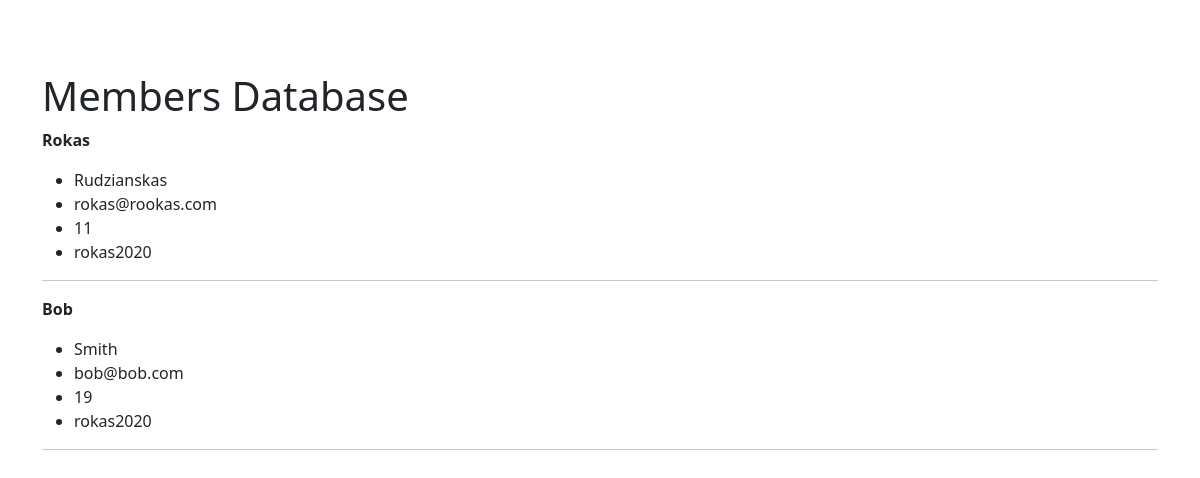
/, run on an earlier commit of the app's database.
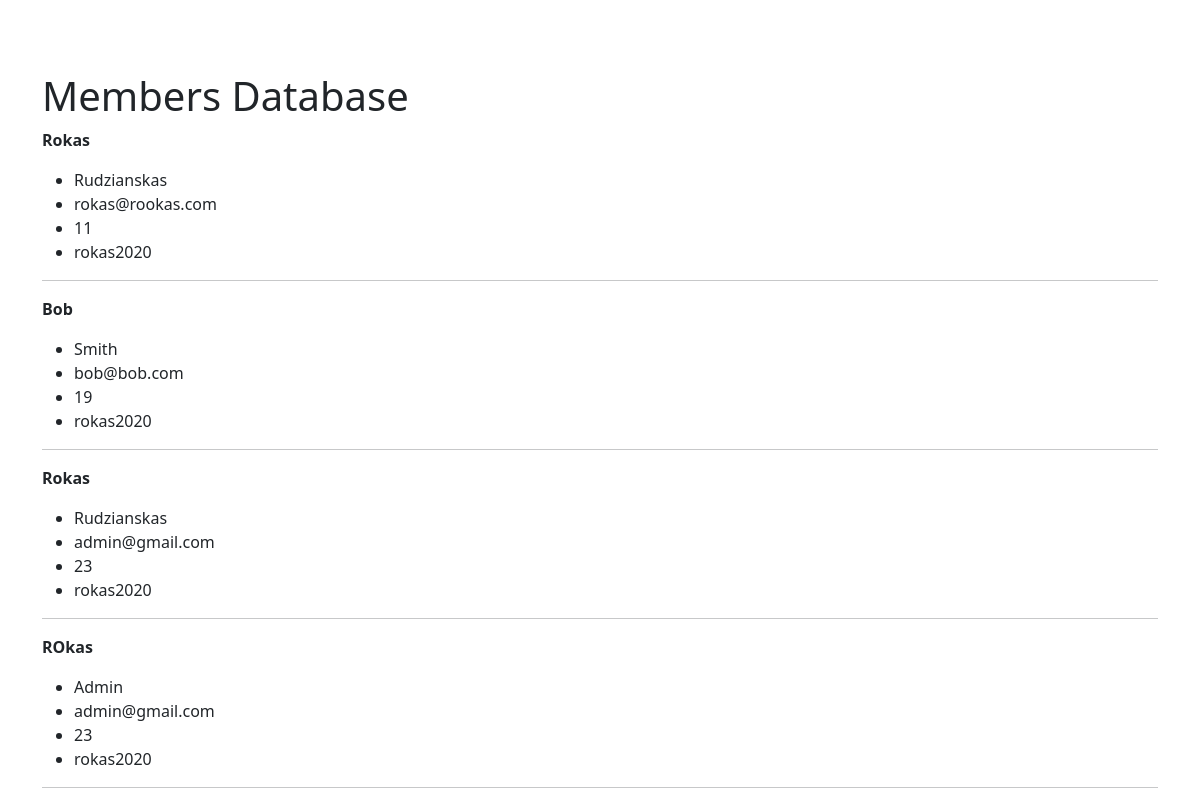
And on a later commit of the database.
### website/models.py (models this page shows, shortened)
class Member(models.Model):
    fname = models.CharField(max_length=50)
    lname = models.CharField(max_length=100)
    email = models.EmailField(max_length=200)
    passwd = models.CharField(max_length=50)
    age = models.IntegerField()

### website/views.py (the view)
# urls.py: path('', views.home, name="home"),
def home(request):
    all_members = Member.objects.all
    return render(request, 'home.html', {
        'all': all_members
    })

### website/templates/home.html
{% extends 'base.html' %}
{% block content %}
<h1>Members Database</h1>
{% for item in all %}
    <strong><p>{{ item.fname }}</p></strong>
        <ul>
            <li>{{ item.lname }}</li>
            <li>{{ item.email }}</li>
            <li>{{ item.age }}</li>
            <li>{{ item.passwd }}</li>
        </ul>
    <hr>
{% endfor %}
{% endblock %}

What changed in the data, as far as the page shows it:
added Member: fname "Rokas", lname "Rudzianskas", email "admin@gmail.com", age "23", passwd "rokas2020"
added Member: fname "ROkas", lname "Admin", email "admin@gmail.com", age "23", passwd "rokas2020"
